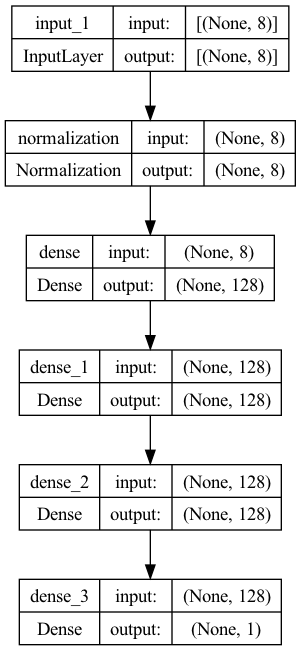

This chart was generated by the following Python code:
import tensorflow as tf
import keras
from keras import layers
import numpy as np
import pandas as pd
import seaborn as sns
import matplotlib.pyplot as plt
from tensorflow import data


data = pd.read_csv("train.csv")

# VISUALIZING THE DATA
# print(data.head())
# pair_plot = sns.pairplot(data[['years','km','rating','condition','economy','top speed', 'hp', 'torque', 'current price']], diag_kind='kde')
# plt.show()

# MOVE THE DATA FROM CSV TO A TENSOR
tensor_data = tf.constant(data)
tensor_data = tf.cast(tensor_data, tf.float32)
tensor_data = tf.random.shuffle(tensor_data, seed=5)


# # GET INPUT VALUES AND EXCLUDE FIRST 3 COLUMNS
X_raw = tensor_data[:, 3:-1]
y = tensor_data[:, -1]
y = tf.expand_dims(y, axis = -1)
y = tf.cast(y, tf.float32)


# # NORMALIZE THE DATA 
normalizer = tf.keras.layers.Normalization()
normalizer.adapt(X_raw)
X = normalizer(X_raw)
# normalizer.adapt(y)
# y = normalizer(y)


# Section Off Data for Training, Validation, and Testing
TRAIN_RATIO = 0.8
VALIDATION_RATIO = 0.1
TEST_RATIO = 0.1
DATASET_SIZE = len(X)

X_train_data = X[:int(DATASET_SIZE*TRAIN_RATIO)]
Y_train_data = y[:int(DATASET_SIZE*TRAIN_RATIO)]
X_val_data = X[int(DATASET_SIZE*TRAIN_RATIO):int(DATASET_SIZE*(TRAIN_RATIO + VALIDATION_RATIO))]
Y_val_data = y[int(DATASET_SIZE*TRAIN_RATIO):int(DATASET_SIZE*(TRAIN_RATIO + VALIDATION_RATIO))]
X_test_data = X[int(DATASET_SIZE*(TRAIN_RATIO + VALIDATION_RATIO)):]
Y_test_data = y[int(DATASET_SIZE*(TRAIN_RATIO + VALIDATION_RATIO)):]


# Use TensorFlow Dataset API to create Datasets for Training, Validation, and Testing 
train_dataset = tf.data.Dataset.from_tensor_slices((X_train_data, Y_train_data))
train_dataset = train_dataset.shuffle(buffer_size = 10, reshuffle_each_iteration = True).batch(32).prefetch(tf.data.AUTOTUNE)

val_dataset = tf.data.Dataset.from_tensor_slices((X_val_data, Y_val_data))
val_dataset = val_dataset.shuffle(buffer_size = 5, reshuffle_each_iteration = True).batch(16).prefetch(tf.data.AUTOTUNE)

test_dataset = tf.data.Dataset.from_tensor_slices((X_test_data, Y_test_data))
test_dataset = test_dataset.shuffle(buffer_size = 5, reshuffle_each_iteration = True).batch(16).prefetch(tf.data.AUTOTUNE)

for x,y in train_dataset: 
    print(x,y)
    break

# CREATE A SEQUENTIAL MODEL
model = tf.keras.Sequential([
    tf.keras.layers.InputLayer(input_shape=(8,)),
    normalizer,
    layers.Dense(128, activation = "relu"),
    layers.Dense(128, activation = "relu"),
    layers.Dense(128, activation = "relu"),
    layers.Dense(1)
])

# provides a summary of the model, the dimensions of its input and outputs of each layer 
model.summary()
tf.keras.utils.plot_model(model, to_file = "model.png", show_shapes = True, show_layer_names = True)

#configures the model to have a Means Squared Error loss function to optimize the data. 
model.compile(loss = tf.keras.losses.MeanSquaredError(), optimizer = tf.keras.optimizers.Adam(learning_rate = 0.01)) 
history = model.fit(train_dataset, validation_data = val_dataset, epochs = 500, verbose = 0)

# PLOT LOSS OVER TIME 
plt.plot(history.history['loss'])
plt.plot(history.history['val_loss'])
plt.title('MODEL LOSS')
plt.ylabel('LOSS')
plt.xlabel('EPOCHS')
plt.legend(['train', "val_loss"])
plt.show()


# START TESTING MODEL 

y_true = list(Y_test_data[:,0].numpy())
y_pred = list(model.predict(X_test_data)[:, 0])

# PLOT PREDICTED vs. ACTUAL DATA OVER TIME 
# index = np.arange(100)
# plt.figure(figsize=(40,20))

# width = 0.4

# plt.bar(index, y_pred, width, label = 'Predicted Car Price')
# plt.bar(index + width, y_true, width, label = 'Actual Car Price')
# plt.xlabel('Actual vs Predicted Prices')
# plt.ylabel('Car Price Prices')
# plt.title('Bar Graph')

# plt.show()
